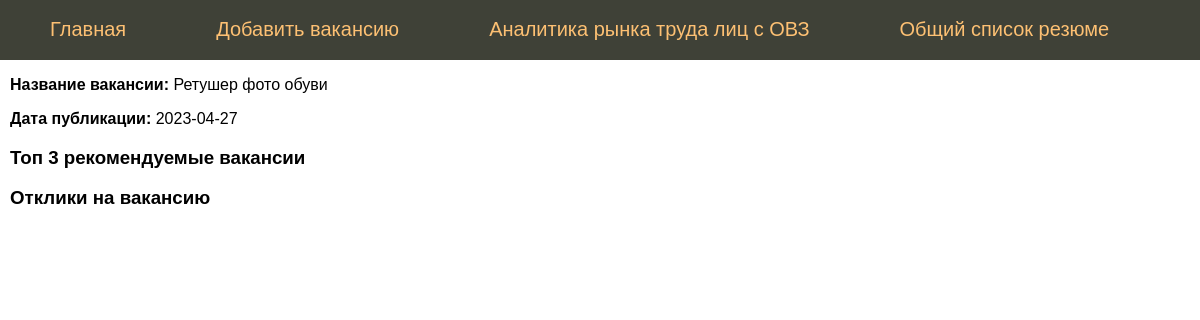
The app's page /vacancy/14 with its own data.
### tables this page shows
CREATE TABLE mainmenu (
id integer PRIMARY KEY AUTOINCREMENT,
title text NOT NULL,
url text NOT NULL
);

CREATE TABLE "vacancy" (
	"id"	integer,
	"name"	text NOT NULL,
	"city"	text NOT NULL,
	"salary"	text NOT NULL,
	"schedule"	text NOT NULL,
	"description"	text NOT NULL,
	"time"	integer NOT NULL,
	"vacancy_vector"	TEXT,
	PRIMARY KEY("id" AUTOINCREMENT)
);

### flsite.py (the view)
@app.route("/vacancy/<int:id_vacancy>")
def showVacancy(id_vacancy):
    db = get_db()
    dbase = FDataBase(db)
    name, date = dbase.getVacancy(id_vacancy)
    vacancy_id = []
    vacancy_vector = []
    resume_id = []
    resume_vector = []
    for row in dbase.outer_join_vacancy_resume(id_vacancy):
        vacancy_id.append(row['vacancy_id'])
        vacancy_vector.append(row['vacancy_vector'])
        resume_id.append(row['resume_id'])
        resume_vector.append(row['resume_vector'])
    df = pd.DataFrame({'vacancy_id':vacancy_id, 'vacancy_vector':vacancy_vector,
                       'resume_id':resume_id, 'resume_vector':resume_vector})
    df['resume_array'] = df['resume_vector'].apply(lambda i: np.array(i.split('_')).astype('int'))
    df['vacancy_array'] = df['vacancy_vector'].apply(lambda i: np.array(i.split('_')).astype('int'))
    similarity = [df['resume_array'][i] @ df['vacancy_array'][i] / norm(df['resume_array'][i]) / norm(df['vacancy_array'][i]) for i in range(len(df))] # косинусная близость вектора резюме и вектора вакансии
    df['similarity'] = similarity
    df = df.sort_values(['similarity'], ascending=False).query("similarity >= 0.3").head(3)
    resume_id_list = f"{tuple(df.resume_id.unique())}" #[[{'resume_id':i}] for i in df.resume_id.unique()]
    print(df)
    description = dbase.getResumeAnonceForRecommendation(resume_id_list)
    if not date:
        abort(404)
    return render_template('vacancy_page.html', menu=dbase.getMenu(), title=name, date=date, resume=description)

### FDataBase.py (called while the page is built)
    def getMenu(self):
        sql = '''SELECT * FROM mainmenu'''
        try:
            self.__cur.execute(sql)
            res = self.__cur.fetchall()
            if res: return res
        except:
            print("Ошибка чтения из БД")
        return []

    def getVacancy(self, vacancyId):
        try:
            self.__cur.execute(f"SELECT name, time FROM vacancy WHERE id = {vacancyId} LIMIT 1")
            res = self.__cur.fetchone()
            if res:
                return res
        except sqlite3.Error as e:
            print("Ошибка получения вакансии из БД "+str(e))
        return (False, False)

    def outer_join_vacancy_resume(self, vacancy_id):
        try:
            self.__cur.execute(f"""
                            SELECT v.id as "vacancy_id", v.vacancy_vector, r.id as "resume_id", r.resume_vector
                            FROM vacancy v CROSS JOIN resume r
                            WHERE v.id = {vacancy_id}
                               """)
            res = self.__cur.fetchall()
            if res:
                return res
        except sqlite3.Error as e:
            print("Ошибка получения вакансии из БД "+str(e))
        return (False, False)

    def getResumeAnonceForRecommendation(self, resume_id):
        try:
            self.__cur.execute(f"SELECT id, profession, description FROM resume WHERE id IN {resume_id}")
            res = self.__cur.fetchall()
            if res: return res
        except sqlite3.Error as e:
            print("Ошибка получения вакансии из БД "+str(e))
        return []

### flsite.py (called while the page is built)
def connect_db():
    conn = sqlite3.connect(app.config['DATABASE'])
    conn.row_factory = sqlite3.Row # Записи из БД представлены не в виде кортежей, а в виде словаря
    return conn

def get_db():
    if not hasattr(g, 'link_db'):
        g.link_db = connect_db()
    return g.link_db

### templates/vacancy_page.html (shortened to what this page needs)
{% extends 'base.html' %}
{% block content %}
{{ super() }}
<p><b>Название вакансии:</b> {{ title }} </p>
<p><b>Дата публикации:</b> {{ date }} </p>
<h3>Топ 3 рекомендуемые вакансии</h3>
<h3>Отклики на вакансию</h3>
{% endblock %}

### templates/base.html (shortened to what this page needs)
<!DOCTYPE html>
<html>
<head>
</head>
<body>
{% block content %}
	{% block mainmenu %}
		<ul class="mainmenu">
			{% for p in menu %}
			<li><a href="{{p.url}}">{{p.title}}</a></li>
			{% endfor %}
		</ul>
	{% endblock mainmenu %}
	<div class="content">
{% endblock %}
</div>
</body>
</html>

### templates/base.html (style rules this page uses)
html, body { font-family: 'Arial'; margin: 0; padding 0; height: 100%; width: 100%; }
a { color: #0059b2; text-decoration: none; }
ul.mainmenu { list-style: none; background: #3F4137; height: 60px; margin: 0; padding: 0; color: #fdc073; font-size: 20px; overflow: hidden; }
ul.mainmenu li { float: left; margin: 18px 40px 0 50px; }
ul.mainmenu li a { color: #fdc073; text-decoration: none; }
div.content { margin: 10px; }

### records on screen
mainmenu: title "Главная"
mainmenu: title "Добавить вакансию"
mainmenu: title "Аналитика рынка труда лиц с ОВЗ"
mainmenu: title "Общий список резюме"
vacancy: name "Ретушер фото обуви", time "2023-04-27"
